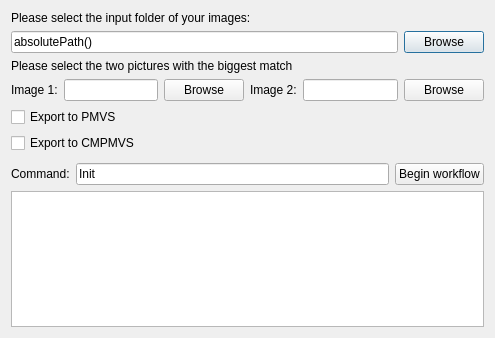
<?xml version="1.0" encoding="UTF-8"?>
<ui version="4.0">
 <class>tesQProcess</class>
 <widget class="QDialog" name="tesQProcess">
  <property name="geometry">
   <rect>
    <x>0</x>
    <y>0</y>
    <width>495</width>
    <height>338</height>
   </rect>
  </property>
  <property name="windowTitle">
   <string>A simple GUI for the openMVG SfM workflow</string>
  </property>
  <layout class="QGridLayout" name="gridLayout">

   <item row="0" column="0">
    <layout class="QHBoxLayout" name="horizontalLayout">
     <item>
      <widget class="QLabel" name="label">
       <property name="text">
        <string>Please select the input folder of your images:</string>
       </property>
      </widget>
     </item>
    </layout>
   </item>

   <item row="1" column="0">
    <layout class="QHBoxLayout" name="horizontalLayout">
     <item>
      <widget class="QLineEdit" name="lineEdit">
       <property name="text">
        <string>absolutePath()</string>
       </property>
      </widget>
     </item>
     <item>
      <widget class="QPushButton" name="pushButton_browse_inputpath">
       <property name="text">
        <string>Browse</string>
       </property>
      </widget>
     </item>
    </layout>
   </item>

   <item row="2" column="0">
    <layout class="QHBoxLayout" name="horizontalLayout">
     <item>
      <widget class="QLabel" name="label">
       <property name="text">
        <string>Please select the two pictures with the biggest match</string>
       </property>
      </widget>
     </item>
    </layout>
   </item>

   <item row="3" column="0">
    <layout class="QHBoxLayout" name="horizontalLayout">
     <item>
      <widget class="QLabel" name="label">
       <property name="text">
        <string>Image 1:</string>
       </property>
      </widget>
     </item>
     <item>
      <widget class="QLineEdit" name="lineImage1">
       <property name="text">
        <string></string>
       </property>
      </widget>
     </item>
     <item>
      <widget class="QPushButton" name="pushButton_browse_image1">
       <property name="text">
        <string>Browse</string>
       </property>
      </widget>
     </item>
     <item>
      <widget class="QLabel" name="label">
       <property name="text">
        <string>Image 2:</string>
       </property>
      </widget>
     </item>
     <item>
      <widget class="QLineEdit" name="lineImage2">
       <property name="text">
        <string></string>
       </property>
      </widget>
     </item>
     <item>
      <widget class="QPushButton" name="pushButton_browse_image2">
       <property name="text">
        <string>Browse</string>
       </property>
      </widget>
     </item>
    </layout>
   </item>

   <item row="4" column="0">
    <layout class="QHBoxLayout" name="horizontalLayout">
     <item>
  <widget class="QCheckBox" name="checkBox_export_PMVS" >
   <property name="geometry" >
    <rect>
     <x>140</x>
     <y>50</y>
     <width>70</width>
     <height>19</height>
    </rect>
   </property>
   <property name="text" >
    <string>Export to PMVS</string>
   </property>
  </widget>
     </item>
    </layout>
   </item>


  <item row="5" column="0">
    <layout class="QHBoxLayout" name="horizontalLayout">
     <item>
  <widget class="QCheckBox" name="checkBox_export_CMPMVS" >
   <property name="geometry" >
    <rect>
     <x>140</x>
     <y>50</y>
     <width>70</width>
     <height>19</height>
    </rect>
   </property>
   <property name="text" >
    <string>Export to CMPMVS</string>
   </property>
  </widget>
     </item>
    </layout>
   </item>


    <item row="6" column="0">
    <layout class="QHBoxLayout" name="horizontalLayout">
     <item>
      <spacer name="horizontalSpacer">
       <property name="orientation">
        <enum>Qt::Vertical</enum>
       </property>
       <property name="sizeHint" stdset="0">
        <size>
         <width>0</width>
         <height>60</height>
        </size>
       </property>
      </spacer>
     </item>
    </layout>
   </item>

    <item row="7" column="0">
    <layout class="QHBoxLayout" name="horizontalLayout">
     <item>
      <widget class="QLabel" name="label">
       <property name="text">
        <string>Command:</string>
       </property>
      </widget>
     </item>
     <item>
      <widget class="QLineEdit" name="lineeCommand">
       <property name="text">
        <string>Init</string>
       </property>
      </widget>
     </item>
     <item>
      <widget class="QPushButton" name="btnProcess">
       <property name="text">
        <string>Begin workflow</string>
       </property>
      </widget>
     </item>
    </layout>
   </item>

   <item row="8" column="0">
    <widget class="QTextEdit" name="txtReport"/>
   </item>
  </layout>
 </widget>
 <layoutdefault spacing="6" margin="11"/>
 <resources/>
 <connections/>
</ui>
